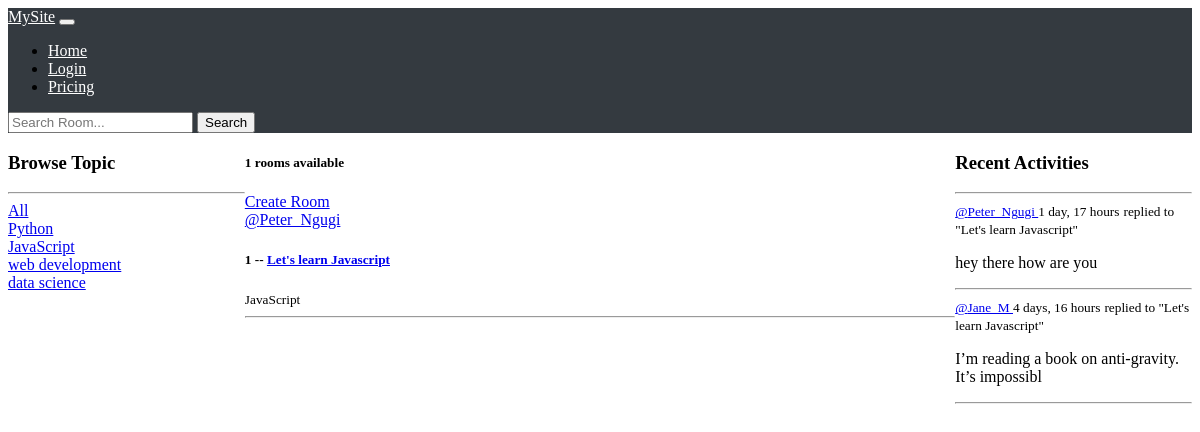
Screenshot of /?q=JavaScript with the database file from the repository.
### base/models.py (models this page shows, shortened)
class Topic(models.Model):
    name = models.CharField(max_length=200)

class Room(models.Model):
    host = models.ForeignKey(User, on_delete=models.SET_NULL, null=True)
    topic = models.ForeignKey(Topic, on_delete=models.SET_NULL, null=True)
    name = models.CharField(max_length=150)
    description = models.TextField(null=True, blank=True)
    participants = models.ManyToManyField(User, related_name='participants', blank=True)
    updated = models.DateField(auto_now=True)
    created = models.DateTimeField(auto_now_add=True)
    class Meta:
        ordering = ['-updated', '-created']
    def __str__(self):
       return self.name

class Message(models.Model):
    user = models.ForeignKey(User, on_delete=models.CASCADE)
    room = models.ForeignKey(Room, on_delete=models.CASCADE)
    body = models.TextField()
    updated = models.DateField(auto_now=True)
    created = models.DateTimeField(auto_now_add=True)
    class Meta:
        ordering = ['-updated', '-created']
    def __str__(self):
        return self.body[0:50]

### base/views.py (the view)
# urls.py: path('', views.home, name="home"),
def home(request):
    q = request.GET.get('q') if request.GET.get('q') != None else ''
    rooms = Room.objects.filter(
                                Q(topic__name__icontains=q) |
                                Q(name__icontains=q) |
                                Q(description__icontains=q)
                                )
    room_count = rooms.count()
    topics = Topic.objects.all()
    room_messages = Message.objects.filter(Q(room__topic__name__icontains= q))
    context = {'rooms': rooms, 'topics': topics, 'room_count':room_count,
               'room_messages':room_messages}
    return render(request, 'base/home.html', context)

### base/templates/base/home.html (shortened to what this page needs)
{% extends "main.html" %}
{% block content %}
<div class="home-container">
    <div class="topics">
    {% include 'base/topics_components.html' %}
    </div>
    <div class="rooms">
        <h5>{{room_count}} rooms available</h5>
        <a href="{% url 'create-room' %}">Create Room</a>
        {% include 'base/feed_components.html' %}
    </div>
    <div class="activities">
        {% include 'base/activity_components.html' %}
    </div>
</div>
{% endblock content %}

### base/templates/base/topics_components.html
    <h3>Browse Topic</h3>
    <hr>
    <div>
        <a href="{% url 'home' %}">All</a>
     </div>
    {% for topic in topics%}
         <div>
            <a href="{% url 'home' %}?q={{topic.name}}">{{ topic.name }}</a>
         </div>
    {% endfor %}

### base/templates/base/feed_components.html (shortened to what this page needs)
<div>
    {% for room in rooms %}
        <div>
            <a href="{% url 'user-profile' room.host.id %}">@{{room.host.username}}</a>
            <h5>{{ room.id}} -- <a href="{%  url 'room' room.id %}">{{room.name}}</a></h5>
            <small>{{room.topic.name}}</small>
            <hr>
        </div>
    {% endfor %}
</div>

### base/templates/base/activity_components.html (shortened to what this page needs)
<h3> Recent Activities</h3>
<hr>
{% for message in room_messages %}
    <div>
        <small><a href="{% url 'user-profile' message.user.id %}">
            @{{ message.user}} </a> {{message.created|timesince}}</small>
        <small> replied to "{{ message.room }}"</small>
        <p>{{message}}</p>
        <hr>
    </div>
{% endfor %}

### static/css_styles/main.css (style rules this page uses)
body { background-color: #fff; }

### base/templates/base/home.html (style rules this page uses)
.home-container { display: grid; grid-template-columns: 1fr 3fr 1fr; }
.topics { grid-column: 1 / 2; }
.rooms { grid-column: 2 / 3; }
.activities { grid-column: 3 / 4; }

### rows the page displays
Topic: name "Python"
Topic: name "JavaScript"
Topic: name "web development"
Topic: name "data science"
Room: host.username "Peter_Ngugi", id "1", name "Let's learn Javascript", topic.name "JavaScript"
Message: user "Peter_Ngugi", created "1 day, 17 hours", room "Let's learn Javascript", body "hey there how are you"
Message: user "Jane_M", created "4 days, 16 hours", room "Let's learn Javascript", body "I’m reading a book on anti-gravity. It’s impossibl"

### other values shown
{{ room_count }} "1"
